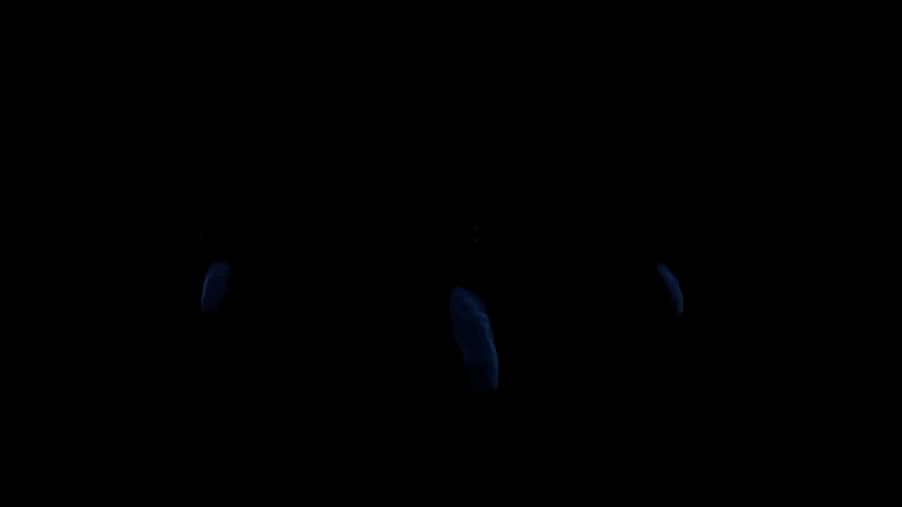
#> input picture frame 22 of Videos/Raw Video/GX010293_trimmed.mp4, 2704 x 1520 px, given in place of GX010312_trimmed.mp4, which was not available (shown at 1/3 size)
$ python 'filter test.py'
#> lines starting #> are read from the running program, lines starting #| are printed output that depends on the picture; after the words box and inside, x2 and y2 are one past the last pixel; in counts of white or black regions, pixels touching at a corner belong together; pictures that were not available may be replaced by others from this repository, and a replacement may not be noted
import cv2
import numpy as np

video_path = r"Videos\Raw Video\GX010312_trimmed.mp4"
cap = cv2.VideoCapture(video_path)

cv2.namedWindow("Frame", cv2.WINDOW_NORMAL)
cv2.namedWindow("Mask", cv2.WINDOW_NORMAL)

SAT_THRESH  = 80   # minimal saturation
BLUE_THRESH = 10  # minimal blue channel intensity
scale = 0.5        # shrink display

while True:
    ret, frame = cap.read()
#> frame is the input picture: shape (1520, 2704, 3); mean B, G, R 0.3, 0.1, 0.1
    if not ret:
        break

    hsv = cv2.cvtColor(frame, cv2.COLOR_BGR2HSV)
#> hsv: shape (1520, 2704, 3); mean H, S, V 2.7, 8, 0.4
    h, s, v = cv2.split(hsv)
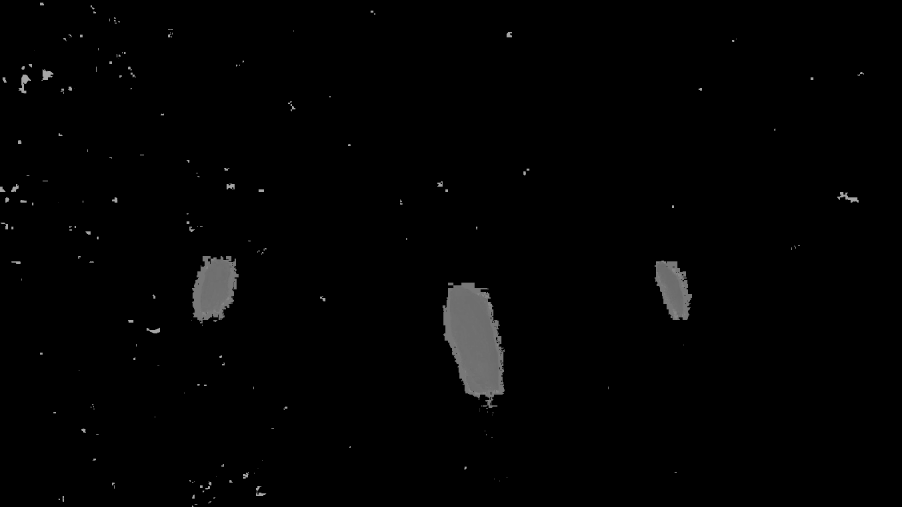
#> h: shape (1520, 2704) (shown at 1/3 size); min 0, max 173, mean 2.7
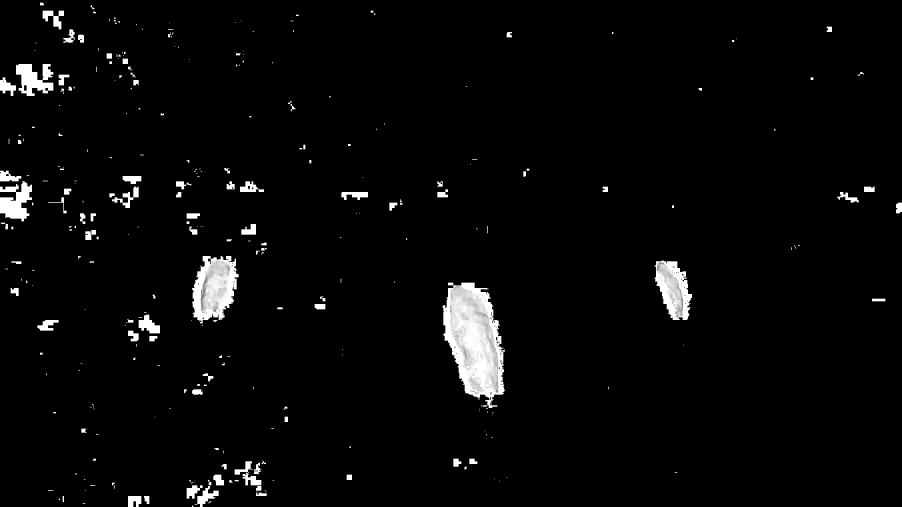
#> s: shape (1520, 2704) (shown at 1/3 size); min 0, max 255, mean 8

    # saturation mask
    _, mask_s = cv2.threshold(s, SAT_THRESH, 255, cv2.THRESH_BINARY)
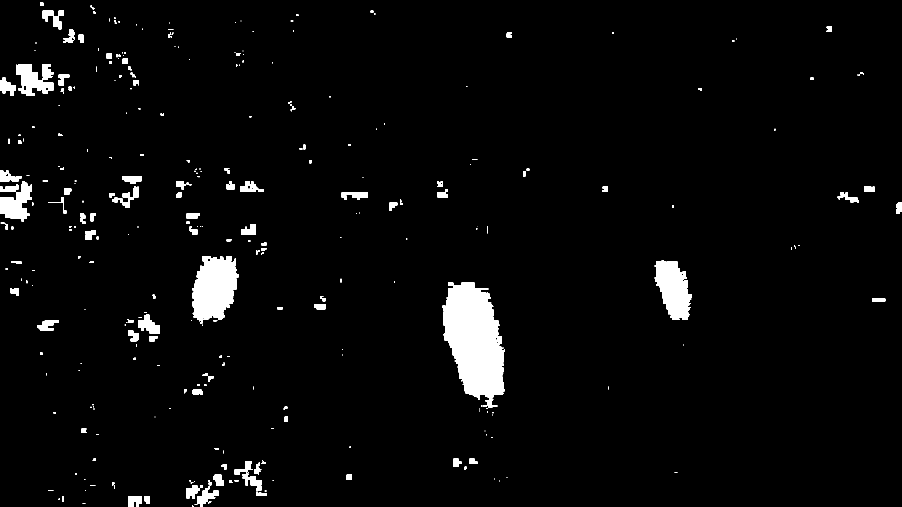
#> mask_s: shape (1520, 2704) (shown at 1/3 size); 3.3% white; 299 white regions (130 under 20 px), largest, box (x1, y1, x2, y2) and area: (1328, 848, 1514, 1224) 46460, (576, 768, 716, 970) 19972, (1964, 782, 2076, 960) 13154

    # blue channel mask
    b, g, r = cv2.split(frame)
    _, mask_b = cv2.threshold(b, BLUE_THRESH, 255, cv2.THRESH_BINARY)
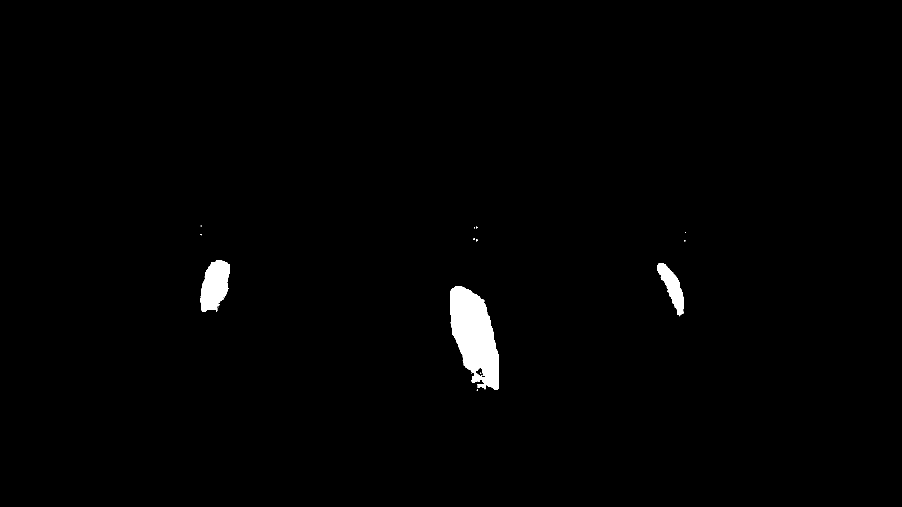
#> mask_b: shape (1520, 2704) (shown at 1/3 size); 1.1% white; 22 white regions (18 under 20 px), largest, box (x1, y1, x2, y2) and area: (1350, 858, 1497, 1168) 29183, (602, 780, 690, 936) 9630, (1972, 789, 2052, 949) 5301, (1428, 717, 1432, 724) 25

    # combine both (AND)
    mask = cv2.bitwise_and(mask_s, mask_b)
#> mask: shape (1520, 2704); 1.1% white; 14 white regions (11 under 20 px), largest, box (x1, y1, x2, y2) and area: (1350, 858, 1497, 1168) 29183, (602, 780, 690, 936) 9630, (1972, 789, 2052, 949) 5301

    # resize for viewing
    disp_frame = cv2.resize(frame, (int(frame.shape[1]*scale), int(frame.shape[0]*scale)))
    disp_mask  = cv2.resize(mask,  (int(mask.shape[1]*scale), int(mask.shape[0]*scale)))

    cv2.imshow("Frame", disp_frame)
    cv2.imshow("Mask", disp_mask)

    if cv2.waitKey(30) & 0xFF == ord('q'):
#> (key q is pressed here)
        break

cap.release()
cv2.destroyAllWindows()
